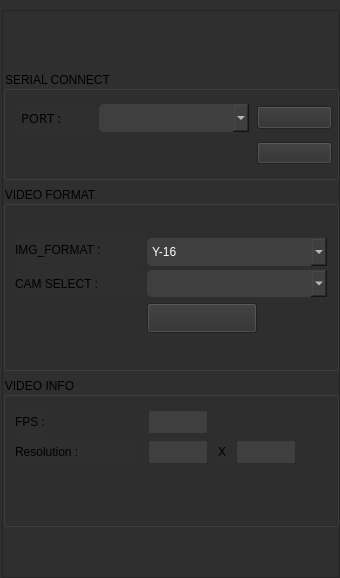
            <widget class="QWidget" name="CAMERA_PAGE">
             <property name="styleSheet">
              <string notr="true">background-color: rgb(47, 47, 47);</string>
             </property>
             <layout class="QVBoxLayout" name="verticalLayout_5">
              <property name="spacing">
               <number>0</number>
              </property>
              <property name="leftMargin">
               <number>2</number>
              </property>
              <property name="topMargin">
               <number>10</number>
              </property>
              <property name="rightMargin">
               <number>0</number>
              </property>
              <property name="bottomMargin">
               <number>0</number>
              </property>
              <item>
               <widget class="QFrame" name="frame_CAMERA">
                <property name="styleSheet">
                 <string notr="true"/>
                </property>
                <property name="frameShape">
                 <enum>QFrame::StyledPanel</enum>
                </property>
                <property name="frameShadow">
                 <enum>QFrame::Raised</enum>
                </property>
                <layout class="QVBoxLayout" name="verticalLayout_7">
                 <property name="leftMargin">
                  <number>0</number>
                 </property>
                 <property name="topMargin">
                  <number>30</number>
                 </property>
                 <property name="rightMargin">
                  <number>0</number>
                 </property>
                 <property name="bottomMargin">
                  <number>0</number>
                 </property>
                 <item>
                  <spacer name="verticalSpacer_12">
                   <property name="orientation">
                    <enum>Qt::Vertical</enum>
                   </property>
                   <property name="sizeType">
                    <enum>QSizePolicy::Fixed</enum>
                   </property>
                   <property name="sizeHint" stdset="0">
                    <size>
                     <width>20</width>
                     <height>30</height>
                    </size>
                   </property>
                  </spacer>
                 </item>
                 <item>
                  <widget class="QGroupBox" name="groupBox">
                   <property name="minimumSize">
                    <size>
                     <width>320</width>
                     <height>0</height>
                    </size>
                   </property>
                   <property name="styleSheet">
                    <string notr="true">font: 63 12pt &quot;Segoe UI Semibold&quot;;</string>
                   </property>
                   <property name="title">
                    <string>SERIAL CONNECT</string>
                   </property>
                   <layout class="QGridLayout" name="gridLayout_5">
                    <property name="leftMargin">
                     <number>13</number>
                    </property>
                    <property name="topMargin">
                     <number>13</number>
                    </property>
                    <property name="rightMargin">
                     <number>0</number>
                    </property>
                    <property name="bottomMargin">
                     <number>13</number>
                    </property>
                    <property name="verticalSpacing">
                     <number>10</number>
                    </property>
                    <item row="1" column="0">
                     <widget class="QLabel" name="label_17">
                      <property name="enabled">
                       <bool>true</bool>
                      </property>
                      <property name="minimumSize">
                       <size>
                        <width>70</width>
                        <height>0</height>
                       </size>
                      </property>
                      <property name="maximumSize">
                       <size>
                        <width>70</width>
                        <height>16777215</height>
                       </size>
                      </property>
                      <property name="font">
                       <font>
                        <family>Segoe UI Semibold</family>
                        <pointsize>10</pointsize>
                        <weight>7</weight>
                        <italic>false</italic>
                        <bold>false</bold>
                       </font>
                      </property>
                      <property name="tabletTracking">
                       <bool>true</bool>
                      </property>
                      <property name="styleSheet">
                       <string notr="true">font: 12pt &quot; FB&quot;;
font: 63 10pt &quot;Segoe UI Semibold&quot;;</string>
                      </property>
                      <property name="text">
                       <string>PORT :</string>
                      </property>
                     </widget>
                    </item>
                    <item row="1" column="3">
                     <widget class="QPushButton" name="PBtn_SerialConnect">
                      <property name="minimumSize">
                       <size>
                        <width>75</width>
                        <height>15</height>
                       </size>
                      </property>
                      <property name="maximumSize">
                       <size>
                        <width>75</width>
                        <height>23</height>
                       </size>
                      </property>
                      <property name="styleSheet">
                       <string notr="true">QPushButton:hover{
	border-image: url(:/BTN/resource/QuantumRED_MAIN/CONNECT_HOVER.png);
}
QPushButton{
	
	border-image: url(:/BTN/resource/QuantumRED_MAIN/CONNECT.png);
}
QPushButton:pressed{
	border-image: url(:/BTN/resource/QuantumRED_MAIN/CONNECT_PRESSED.png);
}</string>
                      </property>
                      <property name="text">
                       <string/>
                      </property>
                     </widget>
                    </item>
                    <item row="3" column="3">
                     <widget class="QPushButton" name="PBtn_SerialUpdate">
                      <property name="minimumSize">
                       <size>
                        <width>75</width>
                        <height>0</height>
                       </size>
                      </property>
                      <property name="maximumSize">
                       <size>
                        <width>90</width>
                        <height>23</height>
                       </size>
                      </property>
                      <property name="styleSheet">
                       <string notr="true">QPushButton{
	border-image: url(:/BTN/resource/BUTTON/UPDATE.png);
}
QPushButton:hover{
	border-image: url(:/BTN/resource/BUTTON/UPDATE_HOVER.png);
}
QPushButton:pressed{
	border-image: url(:/BTN/resource/BUTTON/UPDATE_PRESSED.png);
}</string>
                      </property>
                      <property name="text">
                       <string/>
                      </property>
                     </widget>
                    </item>
                    <item row="1" column="1">
                     <widget class="QComboBox" name="comBox_Port">
                      <property name="minimumSize">
                       <size>
                        <width>150</width>
                        <height>28</height>
                       </size>
                      </property>
                      <property name="maximumSize">
                       <size>
                        <width>150</width>
                        <height>28</height>
                       </size>
                      </property>
                      <property name="font">
                       <font>
                        <family>Segoe UI Semibold</family>
                        <pointsize>8</pointsize>
                        <weight>7</weight>
                        <italic>false</italic>
                        <bold>false</bold>
                       </font>
                      </property>
                      <property name="styleSheet">
                       <string notr="true">font: 63 8pt &quot;Segoe UI Semibold&quot;;
color: rgb(255, 255, 255);
border-radius: 5px;
background-color: rgb(63, 63, 63);</string>
                      </property>
                     </widget>
                    </item>
                   </layout>
                  </widget>
                 </item>
                 <item>
                  <widget class="QGroupBox" name="groupBox_2">
                   <property name="minimumSize">
                    <size>
                     <width>320</width>
                     <height>0</height>
                    </size>
                   </property>
                   <property name="styleSheet">
                    <string notr="true">font: 63 12pt &quot;Segoe UI Semibold&quot;;</string>
                   </property>
                   <property name="title">
                    <string>VIDEO FORMAT</string>
                   </property>
                   <layout class="QGridLayout" name="gridLayout_6">
                    <property name="topMargin">
                     <number>30</number>
                    </property>
                    <property name="bottomMargin">
                     <number>35</number>
                    </property>
                    <item row="1" column="0">
                     <widget class="QLabel" name="label_6">
                      <property name="styleSheet">
                       <string notr="true">font: 10pt &quot; FB&quot;;
font: 63 10pt &quot;Segoe UI Semibold&quot;;</string>
                      </property>
                      <property name="text">
                       <string>CAM SELECT :</string>
                      </property>
                     </widget>
                    </item>
                    <item row="2" column="1">
                     <widget class="QPushButton" name="PBtn_CamConnect">
                      <property name="sizePolicy">
                       <sizepolicy hsizetype="Expanding" vsizetype="Fixed">
                        <horstretch>0</horstretch>
                        <verstretch>0</verstretch>
                       </sizepolicy>
                      </property>
                      <property name="minimumSize">
                       <size>
                        <width>50</width>
                        <height>30</height>
                       </size>
                      </property>
                      <property name="maximumSize">
                       <size>
                        <width>110</width>
                        <height>30</height>
                       </size>
                      </property>
                      <property name="font">
                       <font>
                        <family>Segoe UI Semibold</family>
                        <pointsize>12</pointsize>
                        <weight>7</weight>
                        <italic>false</italic>
                        <bold>false</bold>
                       </font>
                      </property>
                      <property name="styleSheet">
                       <string notr="true">QPushButton:hover{
	border-image: url(:/BTN/resource/QuantumRED_MAIN/CONNECT_HOVER.png);
}
QPushButton{
	
	border-image: url(:/BTN/resource/QuantumRED_MAIN/CONNECT.png);
}
QPushButton:pressed{
	border-image: url(:/BTN/resource/QuantumRED_MAIN/CONNECT_PRESSED.png);
}

</string>
                      </property>
                      <property name="text">
                       <string/>
                      </property>
                      <property name="icon">
                       <iconset>
                        <normaloff>:/buttom/resource/1.png</normaloff>
                        <normalon>:/buttom/resource/구성 요소 6 – 1.png</normalon>:/buttom/resource/1.png</iconset>
                      </property>
                      <property name="iconSize">
                       <size>
                        <width>74</width>
                        <height>31</height>
                       </size>
                      </property>
                     </widget>
                    </item>
                    <item row="0" column="0">
                     <widget class="QLabel" name="label_7">
                      <property name="styleSheet">
                       <string notr="true">font: 10pt &quot; FB&quot;;
font: 63 10pt &quot;Segoe UI Semibold&quot;;</string>
                      </property>
                      <property name="text">
                       <string>IMG_FORMAT :</string>
                      </property>
                     </widget>
                    </item>
                    <item row="1" column="1">
                     <widget class="QComboBox" name="comBox_CamSelect">
                      <property name="sizePolicy">
                       <sizepolicy hsizetype="Preferred" vsizetype="Preferred">
                        <horstretch>0</horstretch>
                        <verstretch>0</verstretch>
                       </sizepolicy>
                      </property>
                      <property name="minimumSize">
                       <size>
                        <width>180</width>
                        <height>27</height>
                       </size>
                      </property>
                      <property name="maximumSize">
                       <size>
                        <width>120</width>
                        <height>35</height>
                       </size>
                      </property>
                      <property name="styleSheet">
                       <string notr="true">font: 63 8pt &quot;Segoe UI Semibold&quot;;
color: rgb(255, 255, 255);
border-radius: 5px;
background-color: rgb(63, 63, 63);</string>
                      </property>
                     </widget>
                    </item>
                    <item row="0" column="1">
                     <widget class="QComboBox" name="comBox_ModeSelected">
                      <property name="sizePolicy">
                       <sizepolicy hsizetype="Fixed" vsizetype="Fixed">
                        <horstretch>0</horstretch>
                        <verstretch>0</verstretch>
                       </sizepolicy>
                      </property>
                      <property name="minimumSize">
                       <size>
                        <width>180</width>
                        <height>28</height>
                       </size>
                      </property>
                      <property name="maximumSize">
                       <size>
                        <width>130</width>
                        <height>23</height>
                       </size>
                      </property>
                      <property name="styleSheet">
                       <string notr="true">font: 63 8pt &quot;Segoe UI Semibold&quot;;
color: rgb(255, 255, 255);
border-radius: 5px;
background-color: rgb(63, 63, 63);</string>
                      </property>
                      <property name="sizeAdjustPolicy">
                       <enum>QComboBox::AdjustToContentsOnFirstShow</enum>
                      </property>
                      <item>
                       <property name="text">
                        <string>Y-16</string>
                       </property>
                      </item>
                      <item>
                       <property name="text">
                        <string>YUV</string>
                       </property>
                      </item>
                     </widget>
                    </item>
                   </layout>
                  </widget>
                 </item>
                 <item>
                  <widget class="QGroupBox" name="groupBox_4">
                   <property name="sizePolicy">
                    <sizepolicy hsizetype="Preferred" vsizetype="Fixed">
                     <horstretch>0</horstretch>
                     <verstretch>0</verstretch>
                    </sizepolicy>
                   </property>
                   <property name="minimumSize">
                    <size>
                     <width>320</width>
                     <height>150</height>
                    </size>
                   </property>
                   <property name="maximumSize">
                    <size>
                     <width>16777215</width>
                     <height>16777215</height>
                    </size>
                   </property>
                   <property name="styleSheet">
                    <string notr="true">font: 63 12pt &quot;Segoe UI Semibold&quot;;</string>
                   </property>
                   <property name="title">
                    <string>VIDEO INFO</string>
                   </property>
                   <layout class="QFormLayout" name="formLayout_2">
                    <property name="horizontalSpacing">
                     <number>13</number>
                    </property>
                    <property name="topMargin">
                     <number>13</number>
                    </property>
                    <property name="rightMargin">
                     <number>0</number>
                    </property>
                    <property name="bottomMargin">
                     <number>13</number>
                    </property>
                    <item row="0" column="0">
                     <widget class="QLabel" name="label_22">
                      <property name="styleSheet">
                       <string notr="true">font: 10pt &quot; FB&quot;;
font: 63 10pt &quot;Segoe UI Semibold&quot;;</string>
                      </property>
                      <property name="text">
                       <string>FPS : </string>
                      </property>
                     </widget>
                    </item>
                    <item row="0" column="1">
                     <widget class="QLineEdit" name="lineEdit_FPS">
                      <property name="enabled">
                       <bool>true</bool>
                      </property>
                      <property name="sizePolicy">
                       <sizepolicy hsizetype="Preferred" vsizetype="Preferred">
                        <horstretch>0</horstretch>
                        <verstretch>0</verstretch>
                       </sizepolicy>
                      </property>
                      <property name="minimumSize">
                       <size>
                        <width>0</width>
                        <height>24</height>
                       </size>
                      </property>
                      <property name="maximumSize">
                       <size>
                        <width>60</width>
                        <height>24</height>
                       </size>
                      </property>
                      <property name="cursor">
                       <cursorShape>ArrowCursor</cursorShape>
                      </property>
                      <property name="styleSheet">
                       <string notr="true">color: rgb(255, 255, 255);
font: 63 8pt &quot;Segoe UI Semibold&quot;;
background-color: rgb(63, 63, 63);</string>
                      </property>
                      <property name="alignment">
                       <set>Qt::AlignCenter</set>
                      </property>
                     </widget>
                    </item>
                    <item row="3" column="0">
                     <widget class="QLabel" name="label_23">
                      <property name="minimumSize">
                       <size>
                        <width>120</width>
                        <height>0</height>
                       </size>
                      </property>
                      <property name="styleSheet">
                       <string notr="true">font: 10pt &quot; FB&quot;;
font: 63 10pt &quot;Segoe UI Semibold&quot;;</string>
                      </property>
                      <property name="text">
                       <string>Resolution : </string>
                      </property>
                     </widget>
                    </item>
                    <item row="3" column="1">
                     <layout class="QHBoxLayout" name="horizontalLayout_10">
                      <property name="spacing">
                       <number>10</number>
                      </property>
                      <property name="sizeConstraint">
                       <enum>QLayout::SetMaximumSize</enum>
                      </property>
                      <item>
                       <widget class="QLineEdit" name="lineEdit_WIDTH">
                        <property name="enabled">
                         <bool>true</bool>
                        </property>
                        <property name="sizePolicy">
                         <sizepolicy hsizetype="Expanding" vsizetype="Fixed">
                          <horstretch>0</horstretch>
                          <verstretch>0</verstretch>
                         </sizepolicy>
                        </property>
                        <property name="minimumSize">
                         <size>
                          <width>0</width>
                          <height>24</height>
                         </size>
                        </property>
                        <property name="maximumSize">
                         <size>
                          <width>60</width>
                          <height>24</height>
                         </size>
                        </property>
                        <property name="styleSheet">
                         <string notr="true">color: rgb(255, 255, 255);
font: 63 8pt &quot;Segoe UI Semibold&quot;;
background-color: rgb(63, 63, 63);</string>
                        </property>
                        <property name="alignment">
                         <set>Qt::AlignCenter</set>
                        </property>
                       </widget>
                      </item>
                      <item>
                       <widget class="QLabel" name="label_24">
                        <property name="sizePolicy">
                         <sizepolicy hsizetype="Fixed" vsizetype="Preferred">
                          <horstretch>0</horstretch>
                          <verstretch>0</verstretch>
                         </sizepolicy>
                        </property>
                        <property name="styleSheet">
                         <string notr="true">font: 63 9pt &quot;Segoe UI Semibold&quot;;</string>
                        </property>
                        <property name="text">
                         <string>X</string>
                        </property>
                       </widget>
                      </item>
                      <item>
                       <widget class="QLineEdit" name="lineEdit_HEIGHT">
                        <property name="enabled">
                         <bool>true</bool>
                        </property>
                        <property name="sizePolicy">
                         <sizepolicy hsizetype="Expanding" vsizetype="Fixed">
                          <horstretch>0</horstretch>
                          <verstretch>0</verstretch>
                         </sizepolicy>
                        </property>
                        <property name="minimumSize">
                         <size>
                          <width>0</width>
                          <height>24</height>
                         </size>
                        </property>
                        <property name="maximumSize">
                         <size>
                          <width>60</width>
                          <height>24</height>
                         </size>
                        </property>
                        <property name="cursor">
                         <cursorShape>ArrowCursor</cursorShape>
                        </property>
                        <property name="styleSheet">
                         <string notr="true">color: rgb(255, 255, 255);
font: 63 8pt &quot;Segoe UI Semibold&quot;;
background-color: rgb(63, 63, 63);</string>
                        </property>
                        <property name="alignment">
                         <set>Qt::AlignCenter</set>
                        </property>
                       </widget>
                      </item>
                      <item>
                       <spacer name="horizontalSpacer_23">
                        <property name="orientation">
                         <enum>Qt::Horizontal</enum>
                        </property>
                        <property name="sizeHint" stdset="0">
                         <size>
                          <width>40</width>
                          <height>20</height>
                         </size>
                        </property>
                       </spacer>
                      </item>
                     </layout>
                    </item>
                   </layout>
                  </widget>
                 </item>
                 <item>
                  <spacer name="verticalSpacer_9">
                   <property name="orientation">
                    <enum>Qt::Vertical</enum>
                   </property>
                   <property name="sizeType">
                    <enum>QSizePolicy::Expanding</enum>
                   </property>
                   <property name="sizeHint" stdset="0">
                    <size>
                     <width>20</width>
                     <height>50</height>
                    </size>
                   </property>
                  </spacer>
                 </item>
                </layout>
               </widget>
              </item>
             </layout>
            </widget>
